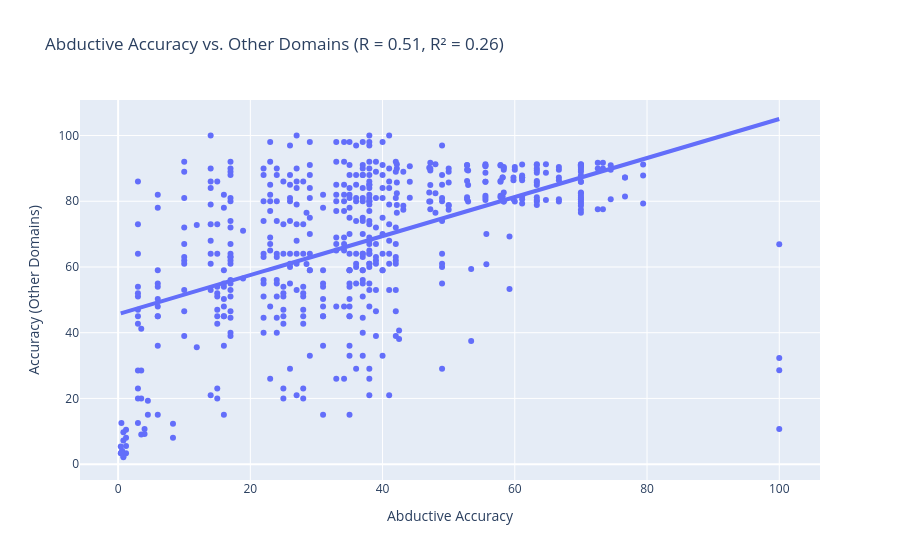

Notebook cell for this chart:
### Code cell
# --- Generate the Final Simplified Plot ---
r_overall, _ = pearsonr(combined_df['Accuracy_Abduction'], combined_df['Accuracy'])
r2_overall = r_overall**2

fig_combined_simple = px.scatter(
    combined_df,
    x='Accuracy_Abduction',
    y='Accuracy',
    hover_data=['Model', 'Method Used', 'Source', 'Domain_Other'],
    trendline='ols',
    labels={
        'Accuracy_Abduction': 'Abductive Accuracy',
        'Accuracy': 'Accuracy (Other Domains)'
    },
    title=f'Abductive Accuracy vs. Other Domains (R = {r_overall:.2f}, R² = {r2_overall:.2f})'
)

# Make the trendline thicker
fig_combined_simple.data[1].update(line=dict(width=4))
fig_combined_simple.show()
fig_combined_simple.write_image("abductive_vs_all_other_domains_with_line.png", scale=3)

### Figure 1 — Plotly figure (JSON) as saved in the notebook; plotly's stock layout.template omitted (floating-point values rounded to 4 significant figures; data arrays with more than 128 entries replaced by an {"elided": "..."} marker saying what was removed)
{"data": [{"customdata": {"elided": "531x4 str values"}, "hovertemplate": "Abductive Accuracy=%{x}<br>Accuracy (Other Domains)=%{y}<br>Model=%{customdata[0]}<br>Method Used=%{customdata[1]}<br>Source=%{customdata[2]}<br>Domain_Other=%{customdata[3]}<extra></extra>", "legendgroup": "", "marker": {"color": "#636efa", "symbol": "circle"}, "mode": "markers", "name": "", "orientation": "v", "showlegend": false, "type": "scatter", "x": {"elided": "531 float values"}, "xaxis": "x", "y": {"elided": "531 float values"}, "yaxis": "y"}, {"hovertemplate": "<b>OLS trendline</b><br>Accuracy = 0.593693 * Accuracy_Abduction + 45.6598<br>R<sup>2</sup>=0.257122<br><br>Abductive Accuracy=%{x}<br>Accuracy (Other Domains)=%{y} <b>(trend)</b><extra></extra>", "legendgroup": "", "line": {"width": 4}, "marker": {"color": "#636efa", "symbol": "circle"}, "mode": "lines", "name": "", "showlegend": false, "type": "scatter", "x": {"elided": "531 float values"}, "xaxis": "x", "y": {"elided": "531 float values"}, "yaxis": "y"}], "layout": {"legend": {"tracegroupgap": 0}, "title": {"text": "Abductive Accuracy vs. Other Domains (R = 0.51, R² = 0.26)"}, "xaxis": {"anchor": "y", "domain": [0, 1], "title": {"text": "Abductive Accuracy"}}, "yaxis": {"anchor": "x", "domain": [0, 1], "title": {"text": "Accuracy (Other Domains)"}}}}
